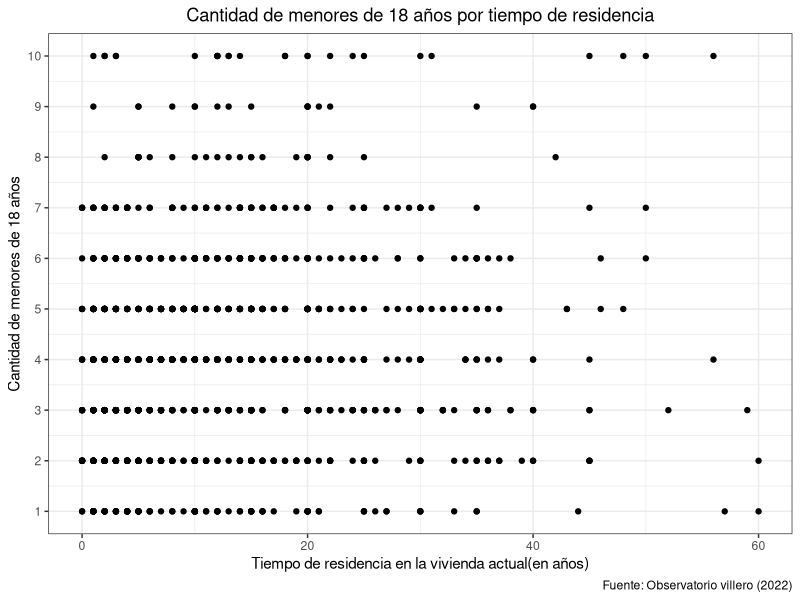

Write the R code that produced this figure.
install.packages("tidyverse")

library(readxl)
library(ggplot2)

# Leo el xlsx
df = read_excel("Datos_LP.xlsx", sheet = "FILTRO");


data <- data.frame(
  x=df$`Tiempo de residencia en la vivienda actual (en años)`,
  y=df$`Cantidad Integrantes`)

# Se eliminaron algunos datos atipicos, mencionarlos en el video

ggplot(data, aes(x=x, y=y)) +
  geom_point(fill="#ffe4b5") +
  theme(
    legend.position="none",
    plot.title = element_text(size=11)
  ) +
  xlim(0,60) +
  scale_y_continuous(breaks=seq(0,10,1)) +
  labs(title = "Cantidad de menores de 18 años por tiempo de residencia",
       caption = "Fuente: Observatorio villero (2022)") +
  xlab("Tiempo de residencia en la vivienda actual(en años)") +
  ylab("Cantidad de menores de 18 años") +
  theme_bw() +
  theme(plot.title = element_text(hjust = 0.5))
